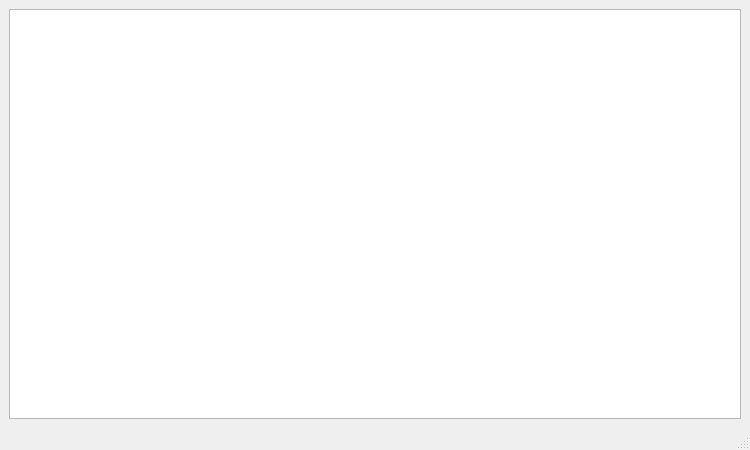
<?xml version="1.0" encoding="UTF-8"?>
<ui version="4.0">
 <class>MainWindow</class>
 <widget class="QMainWindow" name="MainWindow">
  <property name="geometry">
   <rect>
    <x>0</x>
    <y>0</y>
    <width>750</width>
    <height>450</height>
   </rect>
  </property>
  <property name="windowTitle">
   <string>MainWindow</string>
  </property>
  <widget class="QWidget" name="centralwidget">
   <layout class="QVBoxLayout" name="verticalLayout_2">
    <item>
     <layout class="QHBoxLayout" name="horizontalLayout_2"/>
    </item>
    <item>
     <layout class="QVBoxLayout" name="verticalLayout">
      <item>
       <widget class="QGraphicsView" name="graphicsView">
        <property name="minimumSize">
         <size>
          <width>0</width>
          <height>0</height>
         </size>
        </property>
       </widget>
      </item>
     </layout>
    </item>
   </layout>
  </widget>
  <widget class="QMenuBar" name="menubar">
   <property name="geometry">
    <rect>
     <x>0</x>
     <y>0</y>
     <width>750</width>
     <height>26</height>
    </rect>
   </property>
  </widget>
  <widget class="QStatusBar" name="statusbar"/>
 </widget>
 <resources/>
 <connections/>
</ui>
